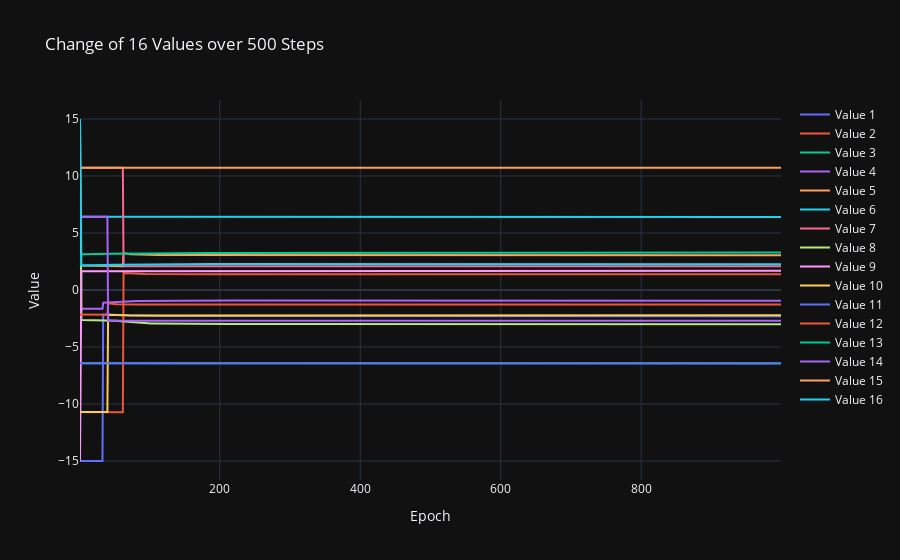

Notebook code cell kept with this figure:
### Markdown cell above
## Mean value

### Code cell
import numpy as np
import plotly.graph_objects as go

data = experiment_data_loader.experiment_data['000011']['repetition_data'][0]


means = []
for mean_idx in range(16):
    means.append(data[f"mean{mean_idx}"])

    
data = np.stack(means, axis=1)
print(data.shape)
#data = np.expand_dims(data, axis=1)

# Preparing data for plotting
epochs = np.arange(1, data.shape[0])
traces = []
for i in range(data.shape[1]):
    traces.append(go.Scatter(x=epochs, y=data[:, i], mode='lines', name=f'Value {i+1}'))

# Plotting with Plotly
layout = go.Layout(title='Change of 16 Values over 500 Steps',
                   xaxis=dict(title='Epoch'),
                   yaxis=dict(title='Value'),
                   template='plotly_dark')

fig = go.Figure(data=traces, layout=layout)
fig.show()

### Figure 1 — Plotly figure (JSON) as saved in the notebook; plotly's stock layout.template omitted (floating-point values rounded to 4 significant figures; data arrays with more than 128 entries replaced by an {"elided": "..."} marker saying what was removed)
{"data": [{"mode": "lines", "name": "Value 1", "type": "scatter", "x": {"elided": "999 int values"}, "y": {"elided": "1000 float values"}}, {"mode": "lines", "name": "Value 2", "type": "scatter", "x": {"elided": "999 int values"}, "y": {"elided": "1000 float values"}}, {"mode": "lines", "name": "Value 3", "type": "scatter", "x": {"elided": "999 int values"}, "y": {"elided": "1000 float values"}}, {"mode": "lines", "name": "Value 4", "type": "scatter", "x": {"elided": "999 int values"}, "y": {"elided": "1000 float values"}}, {"mode": "lines", "name": "Value 5", "type": "scatter", "x": {"elided": "999 int values"}, "y": {"elided": "1000 float values"}}, {"mode": "lines", "name": "Value 6", "type": "scatter", "x": {"elided": "999 int values"}, "y": {"elided": "1000 float values"}}, {"mode": "lines", "name": "Value 7", "type": "scatter", "x": {"elided": "999 int values"}, "y": {"elided": "1000 float values"}}, {"mode": "lines", "name": "Value 8", "type": "scatter", "x": {"elided": "999 int values"}, "y": {"elided": "1000 float values"}}, {"mode": "lines", "name": "Value 9", "type": "scatter", "x": {"elided": "999 int values"}, "y": {"elided": "1000 float values"}}, {"mode": "lines", "name": "Value 10", "type": "scatter", "x": {"elided": "999 int values"}, "y": {"elided": "1000 float values"}}, {"mode": "lines", "name": "Value 11", "type": "scatter", "x": {"elided": "999 int values"}, "y": {"elided": "1000 float values"}}, {"mode": "lines", "name": "Value 12", "type": "scatter", "x": {"elided": "999 int values"}, "y": {"elided": "1000 float values"}}, {"mode": "lines", "name": "Value 13", "type": "scatter", "x": {"elided": "999 int values"}, "y": {"elided": "1000 float values"}}, {"mode": "lines", "name": "Value 14", "type": "scatter", "x": {"elided": "999 int values"}, "y": {"elided": "1000 float values"}}, {"mode": "lines", "name": "Value 15", "type": "scatter", "x": {"elided": "999 int values"}, "y": {"elided": "1000 float values"}}, {"mode": "lines", "name": "Value 16", "type": "scatter", "x": {"elided": "999 int values"}, "y": {"elided": "1000 float values"}}], "layout": {"title": {"text": "Change of 16 Values over 500 Steps"}, "xaxis": {"title": {"text": "Epoch"}}, "yaxis": {"title": {"text": "Value"}}}}
